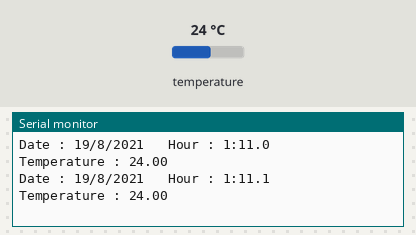
Simulated run of this sketch. Board: Arduino Uno, built with avr-gcc and run on an emulated ATmega328P. Parts: the last lines printed to the serial monitor. The test bench sets the inputs (shaded band); at power-on: temperature 24 °C. The local clock reads 2024-03-15 10:24:30 at power-on unless the sketch sets it.

Above: at 1.8 s.
1.9 s: temperature set to 12 °C
At 2.8 s:
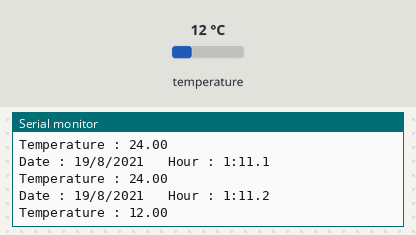
3.4 s: temperature set to 19 °C
At 4.6 s:
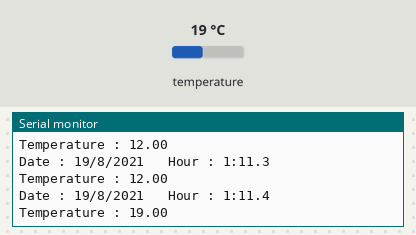
Timing chart, 0 to 6.4 s (numbered marks = the images above; inputs shaded):
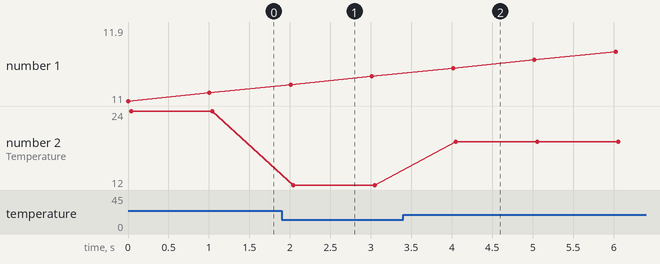

Measured:
- after the input at 1.9 s, the serial monitor: prints a new line after 0.14 s (image 1)
- after the input at 3.4 s, the serial monitor: prints a new line after 0.65 s (image 2)
- plotted number 2: 24 → 12 after the input at 1.9 s

The sketch:

RealTimeClock_Temperature.ino
```cpp
#include <Wire.h>
#include "ds3231.h"

struct ts t;

void setup() {
  // put your setup code here, to run once:
  Serial.begin(9600);
  Wire.begin();
  DS3231_init(DS3231_CONTROL_INTCN);

  t.hour=1;
  t.min=11;
  t.sec=0;
  t.mday=19;
  t.mon=8;
  t.year=2021;

  DS3231_set(t);

}

void loop() {
  DS3231_get(&t);
  float temp = DS3231_get_treg();
  Serial.print("Date : ");
  Serial.print(t.mday);
  Serial.print("/");
  Serial.print(t.mon);
  Serial.print("/");
  Serial.print(t.year);
  Serial.print("\t Hour : ");
  Serial.print(t.hour);
  Serial.print(":");
  Serial.print(t.min);
  Serial.print(".");
  Serial.println(t.sec);

  Serial.print("Temperature : ");
  Serial.println(temp);

  delay(1000);
}
```
